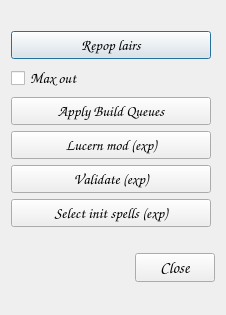
<?xml version="1.0" encoding="UTF-8"?>
<ui version="4.0">
 <class>DialogTools</class>
 <widget class="QDialog" name="DialogTools">
  <property name="geometry">
   <rect>
    <x>0</x>
    <y>0</y>
    <width>226</width>
    <height>315</height>
   </rect>
  </property>
  <property name="font">
   <font>
    <family>URW Chancery L</family>
    <pointsize>12</pointsize>
    <italic>true</italic>
   </font>
  </property>
  <property name="windowTitle">
   <string>Tools</string>
  </property>
  <layout class="QGridLayout" name="gridLayout">
   <item row="0" column="0">
    <layout class="QVBoxLayout" name="verticalLayout">
     <item>
      <widget class="QPushButton" name="pushButton_RepopLairs">
       <property name="sizePolicy">
        <sizepolicy hsizetype="Fixed" vsizetype="Fixed">
         <horstretch>0</horstretch>
         <verstretch>0</verstretch>
        </sizepolicy>
       </property>
       <property name="maximumSize">
        <size>
         <width>200</width>
         <height>16777215</height>
        </size>
       </property>
       <property name="font">
        <font>
         <pointsize>11</pointsize>
         <italic>true</italic>
        </font>
       </property>
       <property name="text">
        <string>Repop lairs</string>
       </property>
       <property name="icon">
        <iconset resource="../Resources/InteractiveGameTweaker.qrc">
         <normaloff>:/heroes/marcus.gif</normaloff>:/heroes/marcus.gif</iconset>
       </property>
       <property name="iconSize">
        <size>
         <width>32</width>
         <height>32</height>
        </size>
       </property>
      </widget>
     </item>
     <item>
      <widget class="QCheckBox" name="checkBox_RepopMaxOut">
       <property name="sizePolicy">
        <sizepolicy hsizetype="Fixed" vsizetype="Fixed">
         <horstretch>0</horstretch>
         <verstretch>0</verstretch>
        </sizepolicy>
       </property>
       <property name="maximumSize">
        <size>
         <width>200</width>
         <height>16777215</height>
        </size>
       </property>
       <property name="font">
        <font>
         <pointsize>11</pointsize>
         <italic>true</italic>
        </font>
       </property>
       <property name="text">
        <string>Max out</string>
       </property>
      </widget>
     </item>
     <item>
      <widget class="QPushButton" name="pushButton_ApplyBuildQueues">
       <property name="sizePolicy">
        <sizepolicy hsizetype="Fixed" vsizetype="Fixed">
         <horstretch>0</horstretch>
         <verstretch>0</verstretch>
        </sizepolicy>
       </property>
       <property name="maximumSize">
        <size>
         <width>200</width>
         <height>16777215</height>
        </size>
       </property>
       <property name="font">
        <font>
         <pointsize>11</pointsize>
         <italic>true</italic>
        </font>
       </property>
       <property name="text">
        <string>Apply Build Queues</string>
       </property>
       <property name="icon">
        <iconset resource="../Resources/InteractiveGameTweaker.qrc">
         <normaloff>:/heroes/aureus.gif</normaloff>:/heroes/aureus.gif</iconset>
       </property>
       <property name="iconSize">
        <size>
         <width>32</width>
         <height>32</height>
        </size>
       </property>
      </widget>
     </item>
     <item>
      <widget class="QPushButton" name="pushButton_LucernMod">
       <property name="sizePolicy">
        <sizepolicy hsizetype="Fixed" vsizetype="Fixed">
         <horstretch>0</horstretch>
         <verstretch>0</verstretch>
        </sizepolicy>
       </property>
       <property name="maximumSize">
        <size>
         <width>200</width>
         <height>16777215</height>
        </size>
       </property>
       <property name="font">
        <font>
         <pointsize>11</pointsize>
         <italic>true</italic>
        </font>
       </property>
       <property name="text">
        <string>Lucern mod (exp)</string>
       </property>
       <property name="icon">
        <iconset resource="../Resources/InteractiveGameTweaker.qrc">
         <normaloff>:/heroes/lucern.png</normaloff>:/heroes/lucern.png</iconset>
       </property>
       <property name="iconSize">
        <size>
         <width>32</width>
         <height>32</height>
        </size>
       </property>
      </widget>
     </item>
     <item>
      <widget class="QPushButton" name="pushButton_Validate">
       <property name="sizePolicy">
        <sizepolicy hsizetype="Fixed" vsizetype="Fixed">
         <horstretch>0</horstretch>
         <verstretch>0</verstretch>
        </sizepolicy>
       </property>
       <property name="maximumSize">
        <size>
         <width>200</width>
         <height>16777215</height>
        </size>
       </property>
       <property name="font">
        <font>
         <pointsize>11</pointsize>
         <italic>true</italic>
        </font>
       </property>
       <property name="text">
        <string>Validate (exp)</string>
       </property>
       <property name="icon">
        <iconset resource="../Resources/InteractiveGameTweaker.qrc">
         <normaloff>:/heroes/elana.gif</normaloff>:/heroes/elana.gif</iconset>
       </property>
       <property name="iconSize">
        <size>
         <width>32</width>
         <height>32</height>
        </size>
       </property>
      </widget>
     </item>
     <item>
      <widget class="QPushButton" name="pushButton_SelectInitialSpells">
       <property name="sizePolicy">
        <sizepolicy hsizetype="Fixed" vsizetype="Fixed">
         <horstretch>0</horstretch>
         <verstretch>0</verstretch>
        </sizepolicy>
       </property>
       <property name="maximumSize">
        <size>
         <width>200</width>
         <height>16777215</height>
        </size>
       </property>
       <property name="font">
        <font>
         <pointsize>11</pointsize>
         <italic>true</italic>
        </font>
       </property>
       <property name="text">
        <string>Select init spells (exp)</string>
       </property>
       <property name="icon">
        <iconset resource="../Resources/InteractiveGameTweaker.qrc">
         <normaloff>:/heroes/aerie.gif</normaloff>:/heroes/aerie.gif</iconset>
       </property>
       <property name="iconSize">
        <size>
         <width>32</width>
         <height>32</height>
        </size>
       </property>
      </widget>
     </item>
    </layout>
   </item>
   <item row="1" column="0">
    <widget class="QDialogButtonBox" name="buttonBox">
     <property name="orientation">
      <enum>Qt::Horizontal</enum>
     </property>
     <property name="standardButtons">
      <set>QDialogButtonBox::Close</set>
     </property>
    </widget>
   </item>
  </layout>
 </widget>
 <resources>
  <include location="../Resources/InteractiveGameTweaker.qrc"/>
 </resources>
 <connections>
  <connection>
   <sender>buttonBox</sender>
   <signal>accepted()</signal>
   <receiver>DialogTools</receiver>
   <slot>accept()</slot>
   <hints>
    <hint type="sourcelabel">
     <x>248</x>
     <y>254</y>
    </hint>
    <hint type="destinationlabel">
     <x>157</x>
     <y>274</y>
    </hint>
   </hints>
  </connection>
  <connection>
   <sender>buttonBox</sender>
   <signal>rejected()</signal>
   <receiver>DialogTools</receiver>
   <slot>reject()</slot>
   <hints>
    <hint type="sourcelabel">
     <x>316</x>
     <y>260</y>
    </hint>
    <hint type="destinationlabel">
     <x>286</x>
     <y>274</y>
    </hint>
   </hints>
  </connection>
 </connections>
</ui>
